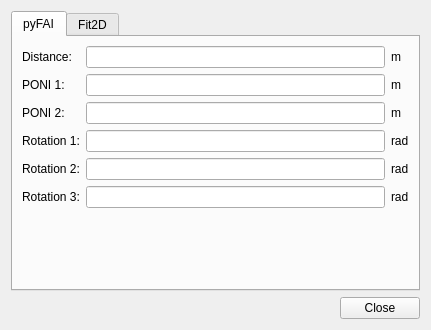
<?xml version="1.0" encoding="UTF-8"?>
<ui version="4.0">
 <class>Form</class>
 <widget class="QWidget" name="Form">
  <property name="geometry">
   <rect>
    <x>0</x>
    <y>0</y>
    <width>431</width>
    <height>330</height>
   </rect>
  </property>
  <property name="windowTitle">
   <string>Sample stage geometry</string>
  </property>
  <layout class="QVBoxLayout" name="verticalLayout">
   <item>
    <widget class="QTabWidget" name="tabWidget">
     <property name="currentIndex">
      <number>0</number>
     </property>
     <widget class="QWidget" name="tab">
      <attribute name="title">
       <string>pyFAI</string>
      </attribute>
      <layout class="QGridLayout" name="gridLayout">
       <item row="3" column="0">
        <widget class="QLabel" name="label_2">
         <property name="text">
          <string>PONI 2:</string>
         </property>
        </widget>
       </item>
       <item row="3" column="1">
        <widget class="QuantityEdit" name="_pyfaiPoni2">
         <property name="text">
          <string/>
         </property>
         <property name="alignment">
          <set>Qt::AlignRight|Qt::AlignTrailing|Qt::AlignVCenter</set>
         </property>
        </widget>
       </item>
       <item row="1" column="0">
        <widget class="QLabel" name="label">
         <property name="text">
          <string>PONI 1:</string>
         </property>
        </widget>
       </item>
       <item row="0" column="2">
        <widget class="UnitLabel" name="_pyfaiDistanceUnit">
         <property name="sizePolicy">
          <sizepolicy hsizetype="Fixed" vsizetype="Preferred">
           <horstretch>0</horstretch>
           <verstretch>0</verstretch>
          </sizepolicy>
         </property>
         <property name="text">
          <string>m</string>
         </property>
        </widget>
       </item>
       <item row="6" column="2">
        <widget class="UnitLabel" name="_pyfaiRotation3Unit">
         <property name="sizePolicy">
          <sizepolicy hsizetype="Fixed" vsizetype="Preferred">
           <horstretch>0</horstretch>
           <verstretch>0</verstretch>
          </sizepolicy>
         </property>
         <property name="text">
          <string>rad</string>
         </property>
        </widget>
       </item>
       <item row="5" column="2">
        <widget class="UnitLabel" name="_pyfaiRotation2Unit">
         <property name="sizePolicy">
          <sizepolicy hsizetype="Fixed" vsizetype="Preferred">
           <horstretch>0</horstretch>
           <verstretch>0</verstretch>
          </sizepolicy>
         </property>
         <property name="text">
          <string>rad</string>
         </property>
        </widget>
       </item>
       <item row="4" column="0">
        <widget class="QLabel" name="label_3">
         <property name="text">
          <string>Rotation 1:</string>
         </property>
        </widget>
       </item>
       <item row="6" column="0">
        <widget class="QLabel" name="label_4">
         <property name="text">
          <string>Rotation 3:</string>
         </property>
        </widget>
       </item>
       <item row="1" column="2">
        <widget class="UnitLabel" name="_pyfaiPoni1Unit">
         <property name="sizePolicy">
          <sizepolicy hsizetype="Fixed" vsizetype="Preferred">
           <horstretch>0</horstretch>
           <verstretch>0</verstretch>
          </sizepolicy>
         </property>
         <property name="text">
          <string>m</string>
         </property>
        </widget>
       </item>
       <item row="5" column="0">
        <widget class="QLabel" name="label_5">
         <property name="text">
          <string>Rotation 2:</string>
         </property>
        </widget>
       </item>
       <item row="1" column="1">
        <widget class="QuantityEdit" name="_pyfaiPoni1">
         <property name="text">
          <string/>
         </property>
         <property name="alignment">
          <set>Qt::AlignRight|Qt::AlignTrailing|Qt::AlignVCenter</set>
         </property>
        </widget>
       </item>
       <item row="5" column="1">
        <widget class="QuantityEdit" name="_pyfaiRotation2">
         <property name="text">
          <string/>
         </property>
         <property name="alignment">
          <set>Qt::AlignRight|Qt::AlignTrailing|Qt::AlignVCenter</set>
         </property>
        </widget>
       </item>
       <item row="4" column="1">
        <widget class="QuantityEdit" name="_pyfaiRotation1">
         <property name="text">
          <string/>
         </property>
         <property name="alignment">
          <set>Qt::AlignRight|Qt::AlignTrailing|Qt::AlignVCenter</set>
         </property>
        </widget>
       </item>
       <item row="6" column="1">
        <widget class="QuantityEdit" name="_pyfaiRotation3">
         <property name="text">
          <string/>
         </property>
         <property name="alignment">
          <set>Qt::AlignRight|Qt::AlignTrailing|Qt::AlignVCenter</set>
         </property>
        </widget>
       </item>
       <item row="0" column="1">
        <widget class="QuantityEdit" name="_pyfaiDistance">
         <property name="text">
          <string/>
         </property>
         <property name="alignment">
          <set>Qt::AlignRight|Qt::AlignTrailing|Qt::AlignVCenter</set>
         </property>
        </widget>
       </item>
       <item row="0" column="0">
        <widget class="QLabel" name="label_6">
         <property name="text">
          <string>Distance:</string>
         </property>
        </widget>
       </item>
       <item row="3" column="2">
        <widget class="UnitLabel" name="_pyfaiPoni2Unit">
         <property name="sizePolicy">
          <sizepolicy hsizetype="Fixed" vsizetype="Preferred">
           <horstretch>0</horstretch>
           <verstretch>0</verstretch>
          </sizepolicy>
         </property>
         <property name="text">
          <string>m</string>
         </property>
        </widget>
       </item>
       <item row="4" column="2">
        <widget class="UnitLabel" name="_pyfaiRotation1Unit">
         <property name="sizePolicy">
          <sizepolicy hsizetype="Fixed" vsizetype="Preferred">
           <horstretch>0</horstretch>
           <verstretch>0</verstretch>
          </sizepolicy>
         </property>
         <property name="text">
          <string>rad</string>
         </property>
        </widget>
       </item>
       <item row="7" column="1">
        <spacer name="verticalSpacer">
         <property name="orientation">
          <enum>Qt::Vertical</enum>
         </property>
         <property name="sizeHint" stdset="0">
          <size>
           <width>20</width>
           <height>40</height>
          </size>
         </property>
        </spacer>
       </item>
      </layout>
     </widget>
     <widget class="QWidget" name="tab_2">
      <attribute name="title">
       <string>Fit2D</string>
      </attribute>
      <layout class="QGridLayout" name="gridLayout_2">
       <item row="3" column="1">
        <widget class="QuantityEdit" name="_fit2dTilt">
         <property name="text">
          <string/>
         </property>
         <property name="alignment">
          <set>Qt::AlignRight|Qt::AlignTrailing|Qt::AlignVCenter</set>
         </property>
         <property name="readOnly">
          <bool>true</bool>
         </property>
        </widget>
       </item>
       <item row="0" column="0">
        <widget class="QLabel" name="label_7">
         <property name="text">
          <string>Direct distance:</string>
         </property>
        </widget>
       </item>
       <item row="0" column="1">
        <widget class="QuantityEdit" name="_fit2dDistance">
         <property name="text">
          <string/>
         </property>
         <property name="alignment">
          <set>Qt::AlignRight|Qt::AlignTrailing|Qt::AlignVCenter</set>
         </property>
         <property name="readOnly">
          <bool>true</bool>
         </property>
        </widget>
       </item>
       <item row="2" column="0">
        <widget class="QLabel" name="label_16">
         <property name="text">
          <string>Center Y:</string>
         </property>
        </widget>
       </item>
       <item row="1" column="2">
        <widget class="UnitLabel" name="_fit2dCenterXUnit">
         <property name="sizePolicy">
          <sizepolicy hsizetype="Fixed" vsizetype="Preferred">
           <horstretch>0</horstretch>
           <verstretch>0</verstretch>
          </sizepolicy>
         </property>
         <property name="text">
          <string>px</string>
         </property>
        </widget>
       </item>
       <item row="2" column="2">
        <widget class="UnitLabel" name="_fit2dCenterYUnit">
         <property name="sizePolicy">
          <sizepolicy hsizetype="Fixed" vsizetype="Preferred">
           <horstretch>0</horstretch>
           <verstretch>0</verstretch>
          </sizepolicy>
         </property>
         <property name="text">
          <string>px</string>
         </property>
        </widget>
       </item>
       <item row="4" column="1">
        <widget class="QuantityEdit" name="_fit2dTiltPlan">
         <property name="text">
          <string/>
         </property>
         <property name="alignment">
          <set>Qt::AlignRight|Qt::AlignTrailing|Qt::AlignVCenter</set>
         </property>
         <property name="readOnly">
          <bool>true</bool>
         </property>
        </widget>
       </item>
       <item row="6" column="0">
        <widget class="QWidget" name="widget" native="true"/>
       </item>
       <item row="1" column="1">
        <widget class="QuantityEdit" name="_fit2dCenterX">
         <property name="text">
          <string/>
         </property>
         <property name="alignment">
          <set>Qt::AlignRight|Qt::AlignTrailing|Qt::AlignVCenter</set>
         </property>
         <property name="readOnly">
          <bool>true</bool>
         </property>
        </widget>
       </item>
       <item row="4" column="2">
        <widget class="UnitLabel" name="_fit2dTiltPlanUnit">
         <property name="sizePolicy">
          <sizepolicy hsizetype="Fixed" vsizetype="Preferred">
           <horstretch>0</horstretch>
           <verstretch>0</verstretch>
          </sizepolicy>
         </property>
         <property name="text">
          <string>rad</string>
         </property>
        </widget>
       </item>
       <item row="4" column="0">
        <widget class="QLabel" name="label_18">
         <property name="text">
          <string>Tilt plan rotation:</string>
         </property>
        </widget>
       </item>
       <item row="3" column="2">
        <widget class="UnitLabel" name="_fit2dTiltUnit">
         <property name="sizePolicy">
          <sizepolicy hsizetype="Fixed" vsizetype="Preferred">
           <horstretch>0</horstretch>
           <verstretch>0</verstretch>
          </sizepolicy>
         </property>
         <property name="text">
          <string>rad</string>
         </property>
        </widget>
       </item>
       <item row="1" column="0">
        <widget class="QLabel" name="label_15">
         <property name="text">
          <string>Center X:</string>
         </property>
        </widget>
       </item>
       <item row="2" column="1">
        <widget class="QuantityEdit" name="_fit2dCenterY">
         <property name="text">
          <string/>
         </property>
         <property name="alignment">
          <set>Qt::AlignRight|Qt::AlignTrailing|Qt::AlignVCenter</set>
         </property>
         <property name="readOnly">
          <bool>true</bool>
         </property>
        </widget>
       </item>
       <item row="6" column="1">
        <spacer name="verticalSpacer_2">
         <property name="orientation">
          <enum>Qt::Vertical</enum>
         </property>
         <property name="sizeHint" stdset="0">
          <size>
           <width>20</width>
           <height>40</height>
          </size>
         </property>
        </spacer>
       </item>
       <item row="0" column="2">
        <widget class="UnitLabel" name="_fit2dDistanceUnit">
         <property name="sizePolicy">
          <sizepolicy hsizetype="Fixed" vsizetype="Preferred">
           <horstretch>0</horstretch>
           <verstretch>0</verstretch>
          </sizepolicy>
         </property>
         <property name="text">
          <string>m</string>
         </property>
        </widget>
       </item>
       <item row="3" column="0">
        <widget class="QLabel" name="label_17">
         <property name="text">
          <string>Tilt:</string>
         </property>
        </widget>
       </item>
       <item row="5" column="0" colspan="3">
        <widget class="QLabel" name="_fit2dError">
         <property name="styleSheet">
          <string notr="true">QLabel {color: red}</string>
         </property>
         <property name="text">
          <string/>
         </property>
         <property name="alignment">
          <set>Qt::AlignCenter</set>
         </property>
         <property name="wordWrap">
          <bool>true</bool>
         </property>
        </widget>
       </item>
      </layout>
     </widget>
    </widget>
   </item>
   <item>
    <widget class="QDialogButtonBox" name="_buttonBox">
     <property name="standardButtons">
      <set>QDialogButtonBox::Close</set>
     </property>
    </widget>
   </item>
  </layout>
 </widget>
 <customwidgets>
  <customwidget>
   <class>QuantityEdit</class>
   <extends>QLineEdit</extends>
   <header>pyFAI.gui.widgets.QuantityEdit</header>
  </customwidget>
  <customwidget>
   <class>UnitLabel</class>
   <extends>QLabel</extends>
   <header>pyFAI.gui.widgets.UnitLabel</header>
  </customwidget>
 </customwidgets>
 <tabstops>
  <tabstop>tabWidget</tabstop>
  <tabstop>_pyfaiDistance</tabstop>
  <tabstop>_pyfaiPoni1</tabstop>
  <tabstop>_pyfaiPoni2</tabstop>
  <tabstop>_pyfaiRotation1</tabstop>
  <tabstop>_pyfaiRotation2</tabstop>
  <tabstop>_pyfaiRotation3</tabstop>
  <tabstop>_fit2dDistance</tabstop>
  <tabstop>_fit2dCenterX</tabstop>
  <tabstop>_fit2dCenterY</tabstop>
  <tabstop>_fit2dTilt</tabstop>
  <tabstop>_fit2dTiltPlan</tabstop>
  <tabstop>_buttonBox</tabstop>
 </tabstops>
 <resources/>
 <connections/>
</ui>
